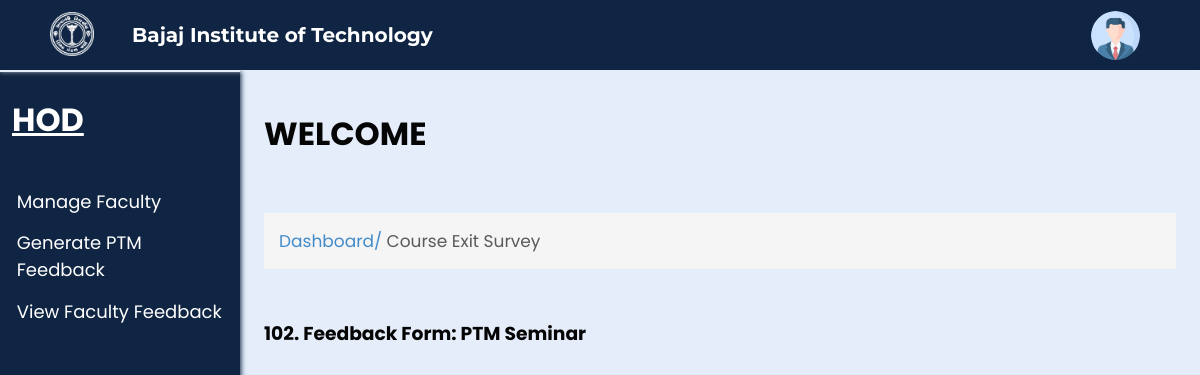
Before: /hodfeedbackform.php?id=102 (signed in) with the older database file.
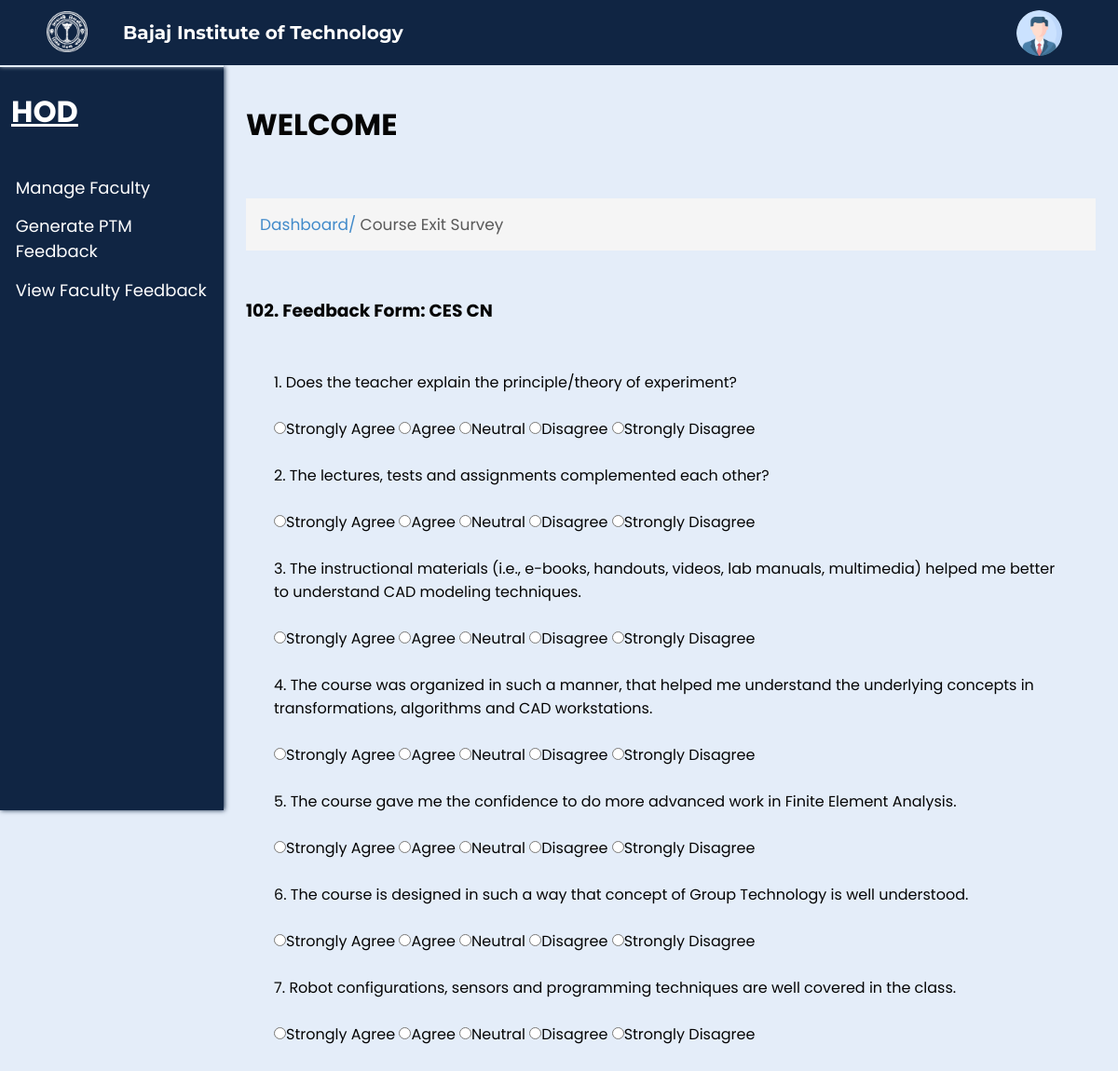
After: the same page with the newer database file.
### tables this page shows
CREATE TABLE `feedbacks` (
  `feedback_id` int(100) NOT NULL,
  `feedback_type` text NOT NULL,
  `author` text NOT NULL,
  `subject` text NOT NULL,
  `status` text NOT NULL,
  `dept` varchar(10) NOT NULL,
  `year` varchar(3) NOT NULL,
  `sem` varchar(4) NOT NULL,
  `section` varchar(1) NOT NULL
);

CREATE TABLE `feedback` (
  `id` int(10) NOT NULL,
  `feedback_id` int(11) NOT NULL,
  `question_id` int(11) NOT NULL
);

CREATE TABLE `questions` (
  `questionid` int(100) NOT NULL,
  `question` text NOT NULL,
  `feedbacktype` char(25) NOT NULL,
  `option1` text NOT NULL,
  `mark1` int(10) DEFAULT 10,
  `option2` text NOT NULL,
  `mark2` int(10) NOT NULL DEFAULT 8,
  `option3` text NOT NULL,
  `mark3` int(10) NOT NULL DEFAULT 5,
  `option4` text NOT NULL,
  `mark4` int(10) NOT NULL DEFAULT 3,
  `option5` text NOT NULL,
  `mark5` int(10) NOT NULL DEFAULT 1
);

### hodfeedbackform.php (the view, shortened to what this page needs)
<?php
include('connect.php');
$id = $_GET['id'];
$sql = "SELECT * FROM feedbacks WHERE feedback_id = $id";
$result = mysqli_query($conn, $sql);
$row = mysqli_fetch_assoc($result);
$type = $row['feedback_type'];
$subject = $row['subject'];
$query = "SELECT question_id FROM feedback WHERE feedback_id = $id";
$result1 = mysqli_query($conn, $query);
?>
<html lang="en">
<head>
    <link rel="stylesheet" href="css/ces.css?v=<?php echo time(); ?>">
    <link rel="stylesheet" href="css/common.css?v=<?php echo time(); ?>">
</head>
<body>
    <div class="nav">
        <div class="img">
            <img id="img" src="images/bitlogo_transparent.png" alt="BIT Logo">
        </div>
        <h2 id="heading">Bajaj Institute of Technology</h2>
        <div class="links" id="links">
            <div class="account_div">
                <img class="account_img" src="images/user.png" alt="User" width="7%" style="border-radius: 50%;">
            </div>
        </div>
    </div>
    <div class="spaces"></div>
    <div class="full">
        <div class="left">
            <h1>HOD</h1>
            <ul>
	  <li><a href="manageFaculty.php">Manage Faculty</a></li>
        <li><a href="generateptm.php">Generate PTM Feedback</a></li>
        <li><a href="hodviewfeedback.php">View Faculty Feedback</a></li>
            </ul>
        </div>
        <div class="right">
            <h1>WELCOME</h1>
            <br>
            <p class="s1">Dashboard/ <span class="head">Course Exit Survey</span></p>
            <br>
            <br>
            <form>
                <h3><?php echo $id, ". Feedback Form: ", $type, " ", $subject; ?></h3><br /><br />
                <div class="questions">
                    <?php
                    $i = 0;
                    while ($row1 = mysqli_fetch_assoc($result1)) {
                        $question_id = $row1['question_id'];
                        $query2 = "SELECT * FROM questions WHERE questionid = '$question_id'";
                        $result2 = mysqli_query($conn, $query2);
                        $row2 = mysqli_fetch_assoc($result2);
                    ?>
                        <?php echo $row2['questionid'] % 100, "."; ?>
                        <?php echo $row2['question']; ?><br><br>
                        <input type="radio" name="<?php echo 'option', $i ?>" value="<?php echo $row2['option1']; ?>"><?php echo $row2['option1']; ?>
                        <input type="radio" name="<?php echo 'option', $i ?>" value="<?php echo $row2['option2']; ?>"><?php echo $row2['option2']; ?>
                        <input type="radio" name="<?php echo 'option', $i ?>" value="<?php echo $row2['option3']; ?>"><?php echo $row2['option3']; ?>
                        <input type="radio" name="<?php echo 'option', $i ?>" value="<?php echo $row2['option4']; ?>"><?php echo $row2['option4']; ?>
                        <input type="radio" name="<?php echo 'option', $i ?>" value="<?php echo $row2['option5']; ?>"><?php echo $row2['option5']; ?>
                        <br><br>
                    <?php
                        $i++;
                    }
                    ?>
                </div>
            </form>
        </div>
    </div>
</body>
</html>

Changed rows visible on the page:
changed feedbacks: feedback_type "PTM" → "CES"; subject "Seminar" → "CN"
added feedback: $row2['questionid']%100 "1", question.question "Does the teacher explain the principle/theory of experiment?", question.option1 "Strongly Agree", question.option2 "Agree", question.option3 "Neutral", question.option4 "Disagree", question.option5 "Strongly Disagree"
added feedback: $row2['questionid']%100 "2", question.question "The lectures, tests and assignments complemented each other?", question.option1 "Strongly Agree", question.option2 "Agree", question.option3 "Neutral", question.option4 "Disagree", question.option5 "Strongly Disagree"
added feedback: $row2['questionid']%100 "3", question.question "The instructional materials (i.e., e-books, handouts, videos, lab manuals, multimedia) helped me better to understand CAD modeling techniques.", question.option1 "Strongly Agree", question.option2 "Agree", question.option3 "Neutral", question.option4 "Disagree", question.option5 "Strongly Disagree"
added feedback: $row2['questionid']%100 "4", question.question "The course was organized in such a manner, that helped me understand the underlying concepts in transformations, algorithms and CAD workstations.", question.option1 "Strongly Agree", question.option2 "Agree", question.option3 "Neutral", question.option4 "Disagree", question.option5 "Strongly Disagree"
added feedback: $row2['questionid']%100 "5", question.question "The course gave me the confidence to do more advanced work in Finite Element Analysis.", question.option1 "Strongly Agree", question.option2 "Agree", question.option3 "Neutral", question.option4 "Disagree", question.option5 "Strongly Disagree"
added feedback: $row2['questionid']%100 "6", question.question "The course is designed in such a way that concept of Group Technology is well understood.", question.option1 "Strongly Agree", question.option2 "Agree", question.option3 "Neutral", question.option4 "Disagree", question.option5 "Strongly Disagree"
added feedback: $row2['questionid']%100 "7", question.question "Robot configurations, sensors and programming techniques are well covered in the class.", question.option1 "Strongly Agree", question.option2 "Agree", question.option3 "Neutral", question.option4 "Disagree", question.option5 "Strongly Disagree"
